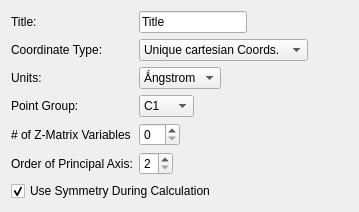
         <widget class="QWidget" name="dataWidget">
          <layout class="QGridLayout">
           <item row="4" column="0">
            <widget class="QLabel" name="label_13">
             <property name="text">
              <string># of Z-Matrix Variables</string>
             </property>
            </widget>
           </item>
           <item row="2" column="1">
            <layout class="QHBoxLayout">
             <item>
              <widget class="QComboBox" name="dataUnitsCombo">
               <item>
                <property name="text">
                 <string>Ǻngstrom</string>
                </property>
               </item>
               <item>
                <property name="text">
                 <string>Bohr</string>
                </property>
               </item>
              </widget>
             </item>
             <item>
              <spacer>
               <property name="orientation">
                <enum>Qt::Horizontal</enum>
               </property>
               <property name="sizeHint" stdset="0">
                <size>
                 <width>40</width>
                 <height>20</height>
                </size>
               </property>
              </spacer>
             </item>
            </layout>
           </item>
           <item row="5" column="0">
            <widget class="QLabel" name="label_15">
             <property name="text">
              <string>Order of Principal Axis:</string>
             </property>
            </widget>
           </item>
           <item row="1" column="0">
            <widget class="QLabel" name="label_11">
             <property name="text">
              <string>Coordinate Type:</string>
             </property>
            </widget>
           </item>
           <item row="3" column="1">
            <layout class="QHBoxLayout">
             <item>
              <widget class="QComboBox" name="dataPointCombo">
               <item>
                <property name="text">
                 <string>C1</string>
                </property>
               </item>
               <item>
                <property name="text">
                 <string>CS</string>
                </property>
               </item>
               <item>
                <property name="text">
                 <string>CI</string>
                </property>
               </item>
               <item>
                <property name="text">
                 <string>CnH</string>
                </property>
               </item>
               <item>
                <property name="text">
                 <string>CnV</string>
                </property>
               </item>
               <item>
                <property name="text">
                 <string>Cn</string>
                </property>
               </item>
               <item>
                <property name="text">
                 <string>S2n</string>
                </property>
               </item>
               <item>
                <property name="text">
                 <string>DnD</string>
                </property>
               </item>
               <item>
                <property name="text">
                 <string>DnH</string>
                </property>
               </item>
               <item>
                <property name="text">
                 <string>Dn</string>
                </property>
               </item>
               <item>
                <property name="text">
                 <string>TD</string>
                </property>
               </item>
               <item>
                <property name="text">
                 <string>TH</string>
                </property>
               </item>
               <item>
                <property name="text">
                 <string>T</string>
                </property>
               </item>
               <item>
                <property name="text">
                 <string>OH</string>
                </property>
               </item>
               <item>
                <property name="text">
                 <string>O</string>
                </property>
               </item>
              </widget>
             </item>
             <item>
              <spacer>
               <property name="orientation">
                <enum>Qt::Horizontal</enum>
               </property>
               <property name="sizeHint" stdset="0">
                <size>
                 <width>40</width>
                 <height>20</height>
                </size>
               </property>
              </spacer>
             </item>
            </layout>
           </item>
           <item row="0" column="1">
            <layout class="QHBoxLayout">
             <item>
              <widget class="QLineEdit" name="dataTitleLine">
               <property name="text">
                <string>Title</string>
               </property>
              </widget>
             </item>
             <item>
              <spacer>
               <property name="orientation">
                <enum>Qt::Horizontal</enum>
               </property>
               <property name="sizeHint" stdset="0">
                <size>
                 <width>40</width>
                 <height>22</height>
                </size>
               </property>
              </spacer>
             </item>
            </layout>
           </item>
           <item row="1" column="1">
            <layout class="QHBoxLayout">
             <item>
              <widget class="QComboBox" name="dataCoordinateCombo">
               <item>
                <property name="text">
                 <string>Unique cartesian Coords.</string>
                </property>
               </item>
               <item>
                <property name="text">
                 <string>Hilderbrant internals</string>
                </property>
               </item>
               <item>
                <property name="text">
                 <string>Cartesian coordinates</string>
                </property>
               </item>
               <item>
                <property name="text">
                 <string>Z-Matrix</string>
                </property>
               </item>
               <item>
                <property name="text">
                 <string>MOPAC Z-Matrix</string>
                </property>
               </item>
              </widget>
             </item>
             <item>
              <spacer>
               <property name="orientation">
                <enum>Qt::Horizontal</enum>
               </property>
               <property name="sizeHint" stdset="0">
                <size>
                 <width>40</width>
                 <height>22</height>
                </size>
               </property>
              </spacer>
             </item>
            </layout>
           </item>
           <item row="6" column="0" colspan="2">
            <widget class="QCheckBox" name="dataSymmetryCheck">
             <property name="text">
              <string>Use Symmetry During Calculation</string>
             </property>
             <property name="checked">
              <bool>true</bool>
             </property>
            </widget>
           </item>
           <item row="2" column="0">
            <widget class="QLabel" name="label_12">
             <property name="text">
              <string>Units:</string>
             </property>
            </widget>
           </item>
           <item row="0" column="0">
            <widget class="QLabel" name="label_10">
             <property name="text">
              <string>Title:</string>
             </property>
            </widget>
           </item>
           <item row="4" column="1">
            <layout class="QHBoxLayout">
             <item>
              <widget class="QSpinBox" name="dataZMatrixSpin"/>
             </item>
             <item>
              <spacer>
               <property name="orientation">
                <enum>Qt::Horizontal</enum>
               </property>
               <property name="sizeHint" stdset="0">
                <size>
                 <width>40</width>
                 <height>20</height>
                </size>
               </property>
              </spacer>
             </item>
            </layout>
           </item>
           <item row="5" column="1">
            <layout class="QHBoxLayout">
             <item>
              <widget class="QSpinBox" name="dataOrderSpin">
               <property name="minimum">
                <number>2</number>
               </property>
               <property name="maximum">
                <number>4</number>
               </property>
               <property name="value">
                <number>2</number>
               </property>
              </widget>
             </item>
             <item>
              <spacer>
               <property name="orientation">
                <enum>Qt::Horizontal</enum>
               </property>
               <property name="sizeHint" stdset="0">
                <size>
                 <width>40</width>
                 <height>20</height>
                </size>
               </property>
              </spacer>
             </item>
            </layout>
           </item>
           <item row="3" column="0">
            <widget class="QLabel" name="label_14">
             <property name="text">
              <string>Point Group:</string>
             </property>
            </widget>
           </item>
           <item row="7" column="0">
            <spacer>
             <property name="orientation">
              <enum>Qt::Vertical</enum>
             </property>
             <property name="sizeHint" stdset="0">
              <size>
               <width>20</width>
               <height>0</height>
              </size>
             </property>
            </spacer>
           </item>
          </layout>
         </widget>
